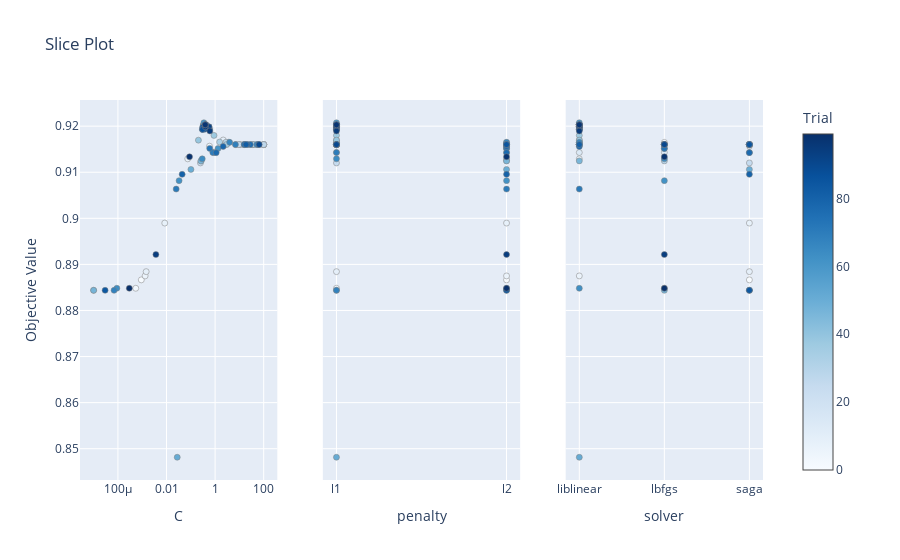

Notebook code for this chart:
### Code cell
optuna.visualization.plot_slice(study)

### Figure 1 — Plotly figure (JSON) as saved in the notebook; plotly's stock layout.template omitted (floating-point values rounded to 4 significant figures)
{"data": [{"marker": {"color": [0, 1, 2, 3, 4, 5, 6, 7, 8, 9, 10, 11, 12, 13, 14, 15, 16, 17, 18, 19, 20, 21, 22, 23, 24, 25, 26, 27, 28, 29, 30, 31, 32, 33, 34, 35, 36, 37, 38, 39, 40, 41, 42, 43, 44, 45, 46, 47, 48, 49, 50, 51, 52, 53, 54, 55, 56, 57, 58, 59, 60, 61, 62, 63, 64, 65, 66, 67, 68, 69, 70, 71, 72, 73, 74, 75, 76, 77, 78, 79, 80, 81, 82, 83, 84, 85, 86, 87, 88, 89, 90, 91, 92, 93, 94, 95, 96, 97, 98, 99], "colorbar": {"title": {"text": "Trial"}, "x": 1, "xpad": 40}, "colorscale": [[0, "rgb(247,251,255)"], [0.125, "rgb(222,235,247)"], [0.25, "rgb(198,219,239)"], [0.375, "rgb(158,202,225)"], [0.5, "rgb(107,174,214)"], [0.625, "rgb(66,146,198)"], [0.75, "rgb(33,113,181)"], [0.875, "rgb(8,81,156)"], [1, "rgb(8,48,107)"]], "line": {"color": "Grey", "width": 0.5}, "showscale": true}, "mode": "markers", "name": "Feasible Trial", "showlegend": false, "type": "scatter", "x": [0.0009187, 10.44, 3.722, 0.0005424, 24.71, 0.5889, 0.00132, 0.07493, 0.008471, 0.001456, 2.158, 100, 15.45, 0.8772, 0.8801, 10.92, 36.37, 100, 2.96, 7.394, 100, 7.065, 99.94, 100, 3.633, 0.2496, 9.518, 100, 2.519, 2.801, 0.2677, 34.98, 33.31, 1.534, 39.28, 2.983, 1e-05, 0.9008, 0.3875, 0.2058, 0.4247, 0.4069, 0.4205, 0.4416, 0.4568, 0.455, 0.2614, 1e-05, 0.4499, 0.4407, 0.1011, 0.02761, 0.3356, 0.3397, 0.3415, 0.3426, 0.3434, 0.344, 0.3445, 0.345, 0.3455, 1.32, 0.03294, 9.046e-05, 0.2953, 54.77, 3.968, 52.58, 6.952e-05, 6.869, 0.8037, 0.02497, 15.73, 0.6004, 0.2993, 16.17, 27.95, 1.108, 2.142, 0.5875, 0.04402, 20.86, 18.76, 0.3067, 2.971e-05, 63.91, 0.3751, 0.3053, 0.5643, 0.3958, 65.14, 0.3955, 0.5555, 0.399, 0.003658, 0.6077, 0.3928, 0.3926, 0.08861, 0.0002942], "xaxis": "x", "y": [0.8866, 0.916, 0.9165, 0.8848, 0.916, 0.9157, 0.8875, 0.9129, 0.899, 0.8884, 0.917, 0.916, 0.916, 0.9143, 0.9143, 0.916, 0.916, 0.916, 0.916, 0.916, 0.916, 0.916, 0.916, 0.916, 0.9165, 0.912, 0.916, 0.916, 0.916, 0.9165, 0.9125, 0.916, 0.916, 0.9166, 0.916, 0.916, 0.8844, 0.918, 0.9198, 0.917, 0.9203, 0.9203, 0.9203, 0.9198, 0.9198, 0.9198, 0.9125, 0.8844, 0.9198, 0.9198, 0.9106, 0.8481, 0.9203, 0.9203, 0.9203, 0.9203, 0.9203, 0.9203, 0.9203, 0.9203, 0.9207, 0.9151, 0.9082, 0.8848, 0.9129, 0.916, 0.9165, 0.916, 0.8844, 0.916, 0.9143, 0.9064, 0.916, 0.9152, 0.9193, 0.916, 0.916, 0.9143, 0.9156, 0.9194, 0.9095, 0.916, 0.916, 0.9198, 0.8844, 0.916, 0.9193, 0.9193, 0.9198, 0.9203, 0.916, 0.9203, 0.9198, 0.9198, 0.8921, 0.919, 0.9203, 0.9203, 0.9134, 0.8848], "yaxis": "y"}, {"marker": {"color": [0, 1, 2, 3, 4, 5, 6, 7, 8, 9, 10, 11, 12, 13, 14, 15, 16, 17, 18, 19, 20, 21, 22, 23, 24, 25, 26, 27, 28, 29, 30, 31, 32, 33, 34, 35, 36, 37, 38, 39, 40, 41, 42, 43, 44, 45, 46, 47, 48, 49, 50, 51, 52, 53, 54, 55, 56, 57, 58, 59, 60, 61, 62, 63, 64, 65, 66, 67, 68, 69, 70, 71, 72, 73, 74, 75, 76, 77, 78, 79, 80, 81, 82, 83, 84, 85, 86, 87, 88, 89, 90, 91, 92, 93, 94, 95, 96, 97, 98, 99], "colorbar": {"title": {"text": "Trial"}, "x": 1, "xpad": 40}, "colorscale": [[0, "rgb(247,251,255)"], [0.125, "rgb(222,235,247)"], [0.25, "rgb(198,219,239)"], [0.375, "rgb(158,202,225)"], [0.5, "rgb(107,174,214)"], [0.625, "rgb(66,146,198)"], [0.75, "rgb(33,113,181)"], [0.875, "rgb(8,81,156)"], [1, "rgb(8,48,107)"]], "line": {"color": "Grey", "width": 0.5}, "showscale": false}, "mode": "markers", "name": "Feasible Trial", "showlegend": false, "type": "scatter", "x": ["l2", "l2", "l2", "l1", "l2", "l2", "l2", "l2", "l2", "l1", "l1", "l1", "l1", "l1", "l2", "l1", "l2", "l2", "l1", "l2", "l1", "l1", "l1", "l2", "l1", "l1", "l2", "l2", "l2", "l1", "l2", "l1", "l2", "l1", "l1", "l1", "l1", "l1", "l1", "l1", "l1", "l1", "l1", "l1", "l1", "l1", "l2", "l2", "l1", "l1", "l2", "l1", "l1", "l1", "l1", "l1", "l1", "l1", "l1", "l1", "l1", "l2", "l2", "l2", "l1", "l2", "l2", "l1", "l1", "l1", "l1", "l2", "l2", "l2", "l1", "l1", "l1", "l2", "l2", "l1", "l2", "l1", "l2", "l1", "l2", "l2", "l1", "l1", "l1", "l1", "l1", "l1", "l1", "l1", "l2", "l1", "l1", "l1", "l2", "l2"], "xaxis": "x2", "y": [0.8866, 0.916, 0.9165, 0.8848, 0.916, 0.9157, 0.8875, 0.9129, 0.899, 0.8884, 0.917, 0.916, 0.916, 0.9143, 0.9143, 0.916, 0.916, 0.916, 0.916, 0.916, 0.916, 0.916, 0.916, 0.916, 0.9165, 0.912, 0.916, 0.916, 0.916, 0.9165, 0.9125, 0.916, 0.916, 0.9166, 0.916, 0.916, 0.8844, 0.918, 0.9198, 0.917, 0.9203, 0.9203, 0.9203, 0.9198, 0.9198, 0.9198, 0.9125, 0.8844, 0.9198, 0.9198, 0.9106, 0.8481, 0.9203, 0.9203, 0.9203, 0.9203, 0.9203, 0.9203, 0.9203, 0.9203, 0.9207, 0.9151, 0.9082, 0.8848, 0.9129, 0.916, 0.9165, 0.916, 0.8844, 0.916, 0.9143, 0.9064, 0.916, 0.9152, 0.9193, 0.916, 0.916, 0.9143, 0.9156, 0.9194, 0.9095, 0.916, 0.916, 0.9198, 0.8844, 0.916, 0.9193, 0.9193, 0.9198, 0.9203, 0.916, 0.9203, 0.9198, 0.9198, 0.8921, 0.919, 0.9203, 0.9203, 0.9134, 0.8848], "yaxis": "y2"}, {"marker": {"color": [0, 1, 2, 3, 4, 5, 6, 7, 8, 9, 10, 11, 12, 13, 14, 15, 16, 17, 18, 19, 20, 21, 22, 23, 24, 25, 26, 27, 28, 29, 30, 31, 32, 33, 34, 35, 36, 37, 38, 39, 40, 41, 42, 43, 44, 45, 46, 47, 48, 49, 50, 51, 52, 53, 54, 55, 56, 57, 58, 59, 60, 61, 62, 63, 64, 65, 66, 67, 68, 69, 70, 71, 72, 73, 74, 75, 76, 77, 78, 79, 80, 81, 82, 83, 84, 85, 86, 87, 88, 89, 90, 91, 92, 93, 94, 95, 96, 97, 98, 99], "colorbar": {"title": {"text": "Trial"}, "x": 1, "xpad": 40}, "colorscale": [[0, "rgb(247,251,255)"], [0.125, "rgb(222,235,247)"], [0.25, "rgb(198,219,239)"], [0.375, "rgb(158,202,225)"], [0.5, "rgb(107,174,214)"], [0.625, "rgb(66,146,198)"], [0.75, "rgb(33,113,181)"], [0.875, "rgb(8,81,156)"], [1, "rgb(8,48,107)"]], "line": {"color": "Grey", "width": 0.5}, "showscale": false}, "mode": "markers", "name": "Feasible Trial", "showlegend": false, "type": "scatter", "x": ["saga", "liblinear", "lbfgs", "lbfgs", "liblinear", "saga", "liblinear", "liblinear", "saga", "saga", "liblinear", "lbfgs", "saga", "lbfgs", "liblinear", "liblinear", "lbfgs", "saga", "saga", "saga", "liblinear", "lbfgs", "saga", "liblinear", "liblinear", "saga", "lbfgs", "lbfgs", "saga", "liblinear", "lbfgs", "lbfgs", "saga", "liblinear", "liblinear", "lbfgs", "saga", "liblinear", "liblinear", "liblinear", "liblinear", "liblinear", "liblinear", "liblinear", "liblinear", "liblinear", "liblinear", "lbfgs", "liblinear", "liblinear", "saga", "liblinear", "liblinear", "liblinear", "liblinear", "liblinear", "liblinear", "liblinear", "liblinear", "liblinear", "liblinear", "lbfgs", "lbfgs", "liblinear", "lbfgs", "liblinear", "liblinear", "saga", "saga", "saga", "saga", "liblinear", "saga", "lbfgs", "liblinear", "lbfgs", "saga", "saga", "liblinear", "liblinear", "saga", "liblinear", "lbfgs", "liblinear", "saga", "saga", "liblinear", "liblinear", "liblinear", "liblinear", "lbfgs", "liblinear", "liblinear", "liblinear", "lbfgs", "liblinear", "liblinear", "liblinear", "lbfgs", "lbfgs"], "xaxis": "x3", "y": [0.8866, 0.916, 0.9165, 0.8848, 0.916, 0.9157, 0.8875, 0.9129, 0.899, 0.8884, 0.917, 0.916, 0.916, 0.9143, 0.9143, 0.916, 0.916, 0.916, 0.916, 0.916, 0.916, 0.916, 0.916, 0.916, 0.9165, 0.912, 0.916, 0.916, 0.916, 0.9165, 0.9125, 0.916, 0.916, 0.9166, 0.916, 0.916, 0.8844, 0.918, 0.9198, 0.917, 0.9203, 0.9203, 0.9203, 0.9198, 0.9198, 0.9198, 0.9125, 0.8844, 0.9198, 0.9198, 0.9106, 0.8481, 0.9203, 0.9203, 0.9203, 0.9203, 0.9203, 0.9203, 0.9203, 0.9203, 0.9207, 0.9151, 0.9082, 0.8848, 0.9129, 0.916, 0.9165, 0.916, 0.8844, 0.916, 0.9143, 0.9064, 0.916, 0.9152, 0.9193, 0.916, 0.916, 0.9143, 0.9156, 0.9194, 0.9095, 0.916, 0.916, 0.9198, 0.8844, 0.916, 0.9193, 0.9193, 0.9198, 0.9203, 0.916, 0.9203, 0.9198, 0.9198, 0.8921, 0.919, 0.9203, 0.9203, 0.9134, 0.8848], "yaxis": "y3"}], "layout": {"title": {"text": "Slice Plot"}, "xaxis": {"anchor": "y", "domain": [0, 0.2889], "title": {"text": "C"}, "type": "log"}, "xaxis2": {"anchor": "y2", "categoryarray": ["l1", "l2"], "categoryorder": "array", "domain": [0.3556, 0.6444], "title": {"text": "penalty"}, "type": "category"}, "xaxis3": {"anchor": "y3", "categoryarray": ["liblinear", "lbfgs", "saga"], "categoryorder": "array", "domain": [0.7111, 1], "title": {"text": "solver"}, "type": "category"}, "yaxis": {"anchor": "x", "domain": [0, 1], "title": {"text": "Objective Value"}}, "yaxis2": {"anchor": "x2", "domain": [0, 1], "matches": "y", "showticklabels": false}, "yaxis3": {"anchor": "x3", "domain": [0, 1], "matches": "y", "showticklabels": false}}}
